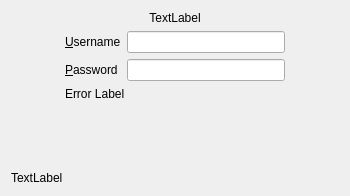
<?xml version="1.0" encoding="UTF-8"?>
<ui version="4.0">
 <class>OwncloudHttpCredsPage</class>
 <widget class="QWidget" name="OwncloudHttpCredsPage">
  <property name="geometry">
   <rect>
    <x>0</x>
    <y>0</y>
    <width>350</width>
    <height>196</height>
   </rect>
  </property>
  <property name="windowTitle">
   <string>Form</string>
  </property>
  <layout class="QGridLayout" name="gridLayout">
   <item row="1" column="0">
    <spacer name="horizontalSpacer">
     <property name="orientation">
      <enum>Qt::Horizontal</enum>
     </property>
     <property name="sizeType">
      <enum>QSizePolicy::Fixed</enum>
     </property>
     <property name="sizeHint" stdset="0">
      <size>
       <width>48</width>
       <height>20</height>
      </size>
     </property>
    </spacer>
   </item>
   <item row="1" column="1">
    <layout class="QFormLayout" name="formLayout">
     <item row="0" column="0">
      <widget class="QLabel" name="label">
       <property name="text">
        <string>&amp;Username</string>
       </property>
       <property name="buddy">
        <cstring>leUsername</cstring>
       </property>
      </widget>
     </item>
     <item row="1" column="0">
      <widget class="QLabel" name="label_2">
       <property name="text">
        <string>&amp;Password</string>
       </property>
       <property name="buddy">
        <cstring>lePassword</cstring>
       </property>
      </widget>
     </item>
     <item row="2" column="0" colspan="2">
      <widget class="QLabel" name="errorLabel">
       <property name="text">
        <string>Error Label</string>
       </property>
      </widget>
     </item>
     <item row="0" column="1">
      <widget class="QLineEdit" name="leUsername"/>
     </item>
     <item row="1" column="1">
      <widget class="QLineEdit" name="lePassword">
       <property name="echoMode">
        <enum>QLineEdit::Password</enum>
       </property>
      </widget>
     </item>
    </layout>
   </item>
   <item row="2" column="1">
    <spacer name="verticalSpacer">
     <property name="orientation">
      <enum>Qt::Vertical</enum>
     </property>
     <property name="sizeHint" stdset="0">
      <size>
       <width>20</width>
       <height>68</height>
      </size>
     </property>
    </spacer>
   </item>
   <item row="1" column="2">
    <spacer name="horizontalSpacer_2">
     <property name="orientation">
      <enum>Qt::Horizontal</enum>
     </property>
     <property name="sizeType">
      <enum>QSizePolicy::Fixed</enum>
     </property>
     <property name="sizeHint" stdset="0">
      <size>
       <width>48</width>
       <height>20</height>
      </size>
     </property>
    </spacer>
   </item>
   <item row="3" column="1">
    <layout class="QHBoxLayout" name="resultLayout"/>
   </item>
   <item row="0" column="0" colspan="3">
    <widget class="QLabel" name="topLabel">
     <property name="text">
      <string>TextLabel</string>
     </property>
     <property name="alignment">
      <set>Qt::AlignCenter</set>
     </property>
     <property name="wordWrap">
      <bool>true</bool>
     </property>
    </widget>
   </item>
   <item row="4" column="0" colspan="3">
    <widget class="QLabel" name="bottomLabel">
     <property name="text">
      <string>TextLabel</string>
     </property>
    </widget>
   </item>
  </layout>
  <zorder>horizontalSpacer</zorder>
  <zorder>verticalSpacer</zorder>
  <zorder>horizontalSpacer_2</zorder>
  <zorder>topLabel</zorder>
  <zorder>bottomLabel</zorder>
 </widget>
 <resources/>
 <connections/>
</ui>
